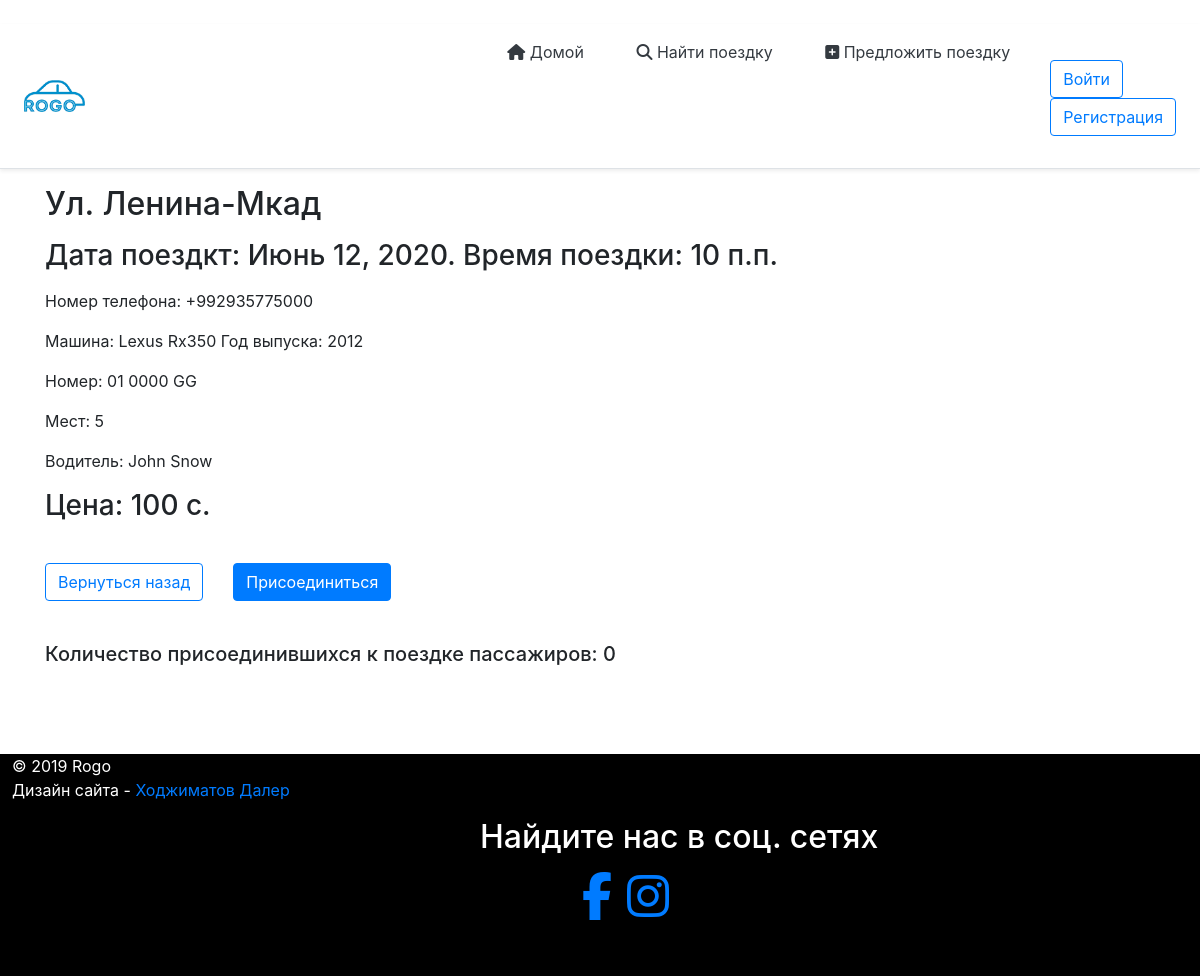
Screenshot of /rides/4/ with the database file from the repository.
### rides/models.py (models this page shows, shortened)
class Rides(models.Model):
    author = models.ForeignKey(User, on_delete = models.CASCADE, verbose_name = 'Создатель поездки', blank = True, null = True)
    date_create = models.DateTimeField(default=default_datetime(), null=True, blank = True, verbose_name = 'Дата создания')
    pick_up_location = models.CharField(max_length=120, verbose_name='Место сбора')
    drop_location = models.CharField(max_length=120, verbose_name='Пункт назначения')
    total_rides = models.IntegerField(verbose_name='Количество пассажиров(мин=1, макс=10)', validators=[MaxValueValidator(10),MinValueValidator(1)])
    date = models.DateField(verbose_name='Дата(гг-мм-дд)')
    time= models.TimeField(verbose_name='Время(ч:м)',auto_now=False, auto_now_add=False, null=True)
    price = models.CharField(max_length=120,verbose_name='Цена (с.)', default='')
    car = models.CharField(max_length=120,default='',verbose_name='Марка авто')
    car_number = models.CharField(max_length=12, verbose_name = 'Номер машины (01 0000 GG)', default = '')
    car_year_issue = models.CharField(max_length=4, verbose_name='Год выпуска машины', default = '')
    phone_number = models.CharField(max_length=15, default='', verbose_name='Номер телефона (используйте в начале код страны)')
    class Meta:
        verbose_name='Поездку' # отображение нужного названия в админ панели при редактировании
        verbose_name_plural='Поездки' # отображенпие нужного названия в панели админа

### rides/views.py (the view, shortened to what this page needs)
# urls.py: path('<int:pk>/',views.HomeDetailView.as_view(),name='ride_page'),
class HomeDetailView(CustomSuccssMessageMixin,FormMixin,DetailView):
    model = Rides
    form_class = JoinForm
    template_name = 'rides/ride.html'
    context_object_name = 'getRide'
    success_msg = 'Вы присоединилтсь к поездке.'

### rides/templates/rides/ride.html (shortened to what this page needs)
{% extends "rides/index.html" %}
{% block content %}
    <div class="container" style="padding-bottom:80px">
        <h2>{{getRide.pick_up_location}}-{{getRide.drop_location}}</h2>
        <p><h3>Дата поездкт: {{getRide.date}}. Время поездки: {{getRide.time}}</h3></p>
        <p>Номер телефона: {{getRide.phone_number}}</p>
        <p>Машина: {{getRide.car}} Год выпуска: {{getRide.car_year_issue}}</p>
        <p>Номер: {{getRide.car_number}}</p>
        <p>Мест: {{getRide.total_rides}}</p>
        <p>Водитель: {{getRide.author.first_name}} {{getRide.author.last_name}}</p>
        <p><h3>Цена: {{getRide.price}} c.</h3></p>
        <br>
        <div>
            <a style="float:left;" class="btn btn-outline-primary" href="/rides">Вернуться назад</a>
            {% if request.user == getRide.author %}
            {% else %}
            {% if getRide.total_rides == getRide.join_rides.all.count %}
            {% else %}
            <button style="float:left;margin-left:30px;" type="button" class="btn btn-primary" data-toggle="modal" data-target="#exampleModal">
                Присоединиться
            </button>
            {% endif %}
            {% endif %}
        </div> <br />
        <h5 style="margin-top:5%">Количество присоединившихся к поездке пассажиров: {{getRide.join_rides.all.count}}</h5>
    </div>
{% endblock %}

### rides/templates/rides/index.html (shortened to what this page needs)
﻿<html xmlns="http://www.w3.org/1999/xhtml">
<head>
    {% load static %}
    <link rel="stylesheet" href="https://stackpath.bootstrapcdn.com/bootstrap/4.4.1/css/bootstrap.min.css">
    <link rel="stylesheet" href="{% static 'mainApp/css/style.css' %}" type="text/css" />
    <link rel="stylesheet" href="{% static 'mainApp/css/media.css' %}" type="text/css" />
    <link href="/docs/4.4/dist/css/bootstrap.min.css" rel="stylesheet">
</head>
<body>
    <div class="wrapper">
        <div class="d-flex flex-md-row align-items-center p-3 px-md-4 mb-3 bg-white border-bottom shadow-sm">
            <a href="{% url 'index' %}"><img style="max-width: 65%" src="{% static 'mainApp/image/rogo.png' %}" /></a>
            <div class="top">
                <nav class="my-2 my-md-0 mr-md-3" style="float:left">
                    <a class="px-md-4 text-dark" href="{% url 'index' %}"><i class="fas fa-home"></i> Домой</a>
                    <a class="px-md-4 text-dark" href="/rides"><i class="fas fa-search"></i> Найти поездку</a>
                    <a class="px-md-4 text-dark" href={% url 'offerRide' %}><i class="fas fa-plus-square"></i> Предложить поездку</a>
                </nav>
                {% block sidebar %}
                <ul class="sidebar-nav" style="float:right">
                    {% if user.is_authenticated %}
                    <li> Пользователь: {{ request.user.first_name }}</li>
                    <li><a href="{% url 'logout'%}">Выйти</a></li>
                    {% else %}
                    <li><a class="btn btn-outline-primary" href="{% url 'login'%}">Войти</a></li>
                    <li><a class="btn btn-outline-primary" href="{% url 'register' %}">Регистрация</a></li>
                    {% endif %}
                </ul>
                {% endblock %}
            </div>
        </div>
        <div class="content1">
            {% block content %}
            {% endblock %}
        </div>
        <footer class="footer" style="background-color: black; color: white; max-width:100%; padding-bottom: 40px; bottom: 0;box-sizing: border-box; width:100%;">
            <p style="padding-left:1%">
                © 2019 Rogo
                <br />
                Дизайн сайта - <a style="text-decoration: none;" href="https://www.instagram.com/daler_hojimatov/?hl=ru">Ходжиматов Далер</a>
            </p>
            <div style="margin-left:40%; max-width:50%;">
                <p class="float-center"><h2><span>Найдите нас в соц. сетях</span></h2></p>
                <ul style="margin-left: 17%">
                    <li style="float:left;"><a target="_blank" href="https://www.facebook.com/rogo.tj"><i class="fa fa-3x fa-facebook"></i></a></li>
                    <li><a style="margin-left: 15px;" target="_blank" href="https://www.instagram.com/rogo.tj/"><i class="fa fa-3x fa-instagram"></i></a></li>
                </ul>
            </div>
        </footer>
    </div>
</body>
</html>

### static/mainApp/css/style.css (style rules this page uses)
body { background-image: url("image/pogoda.jpg"); }
.sidebar-nav { margin-top: 20px; padding: 0; list-style: none; }
html, body { height: 100%; width:100% }
* { margin: 0; padding: 0; }
.wrapper { height: 100%; width: 100% }
.content1 { height: 100%; width: 100% }
.content1 { width: 100% }

### static/mainApp/css/media.css (style rules this page uses)
* { transition: all .2s; }

### rides/templates/rides/index.html (style rules this page uses)
li { list-style-type: none; }
ul { margin-left: 0; padding-left: 0; }
* { margin: 0; padding: 0; }
html, body { height: 100%; }
.wrapper { display: table; height: 100%; }
.content1 { display: table-row; height: 100%; }

### rows the page displays
Rides: pick_up_location "Ул. Ленина", drop_location "Мкад", date "Июнь 12, 2020", time "10 п.п.", phone_number "+992935775000", car "Lexus Rx350", car_year_issue "2012", car_number "01 0000 GG", total_rides "5", author.first_name "John", author.last_name "Snow", price "100", join_rides.all.count "0"
